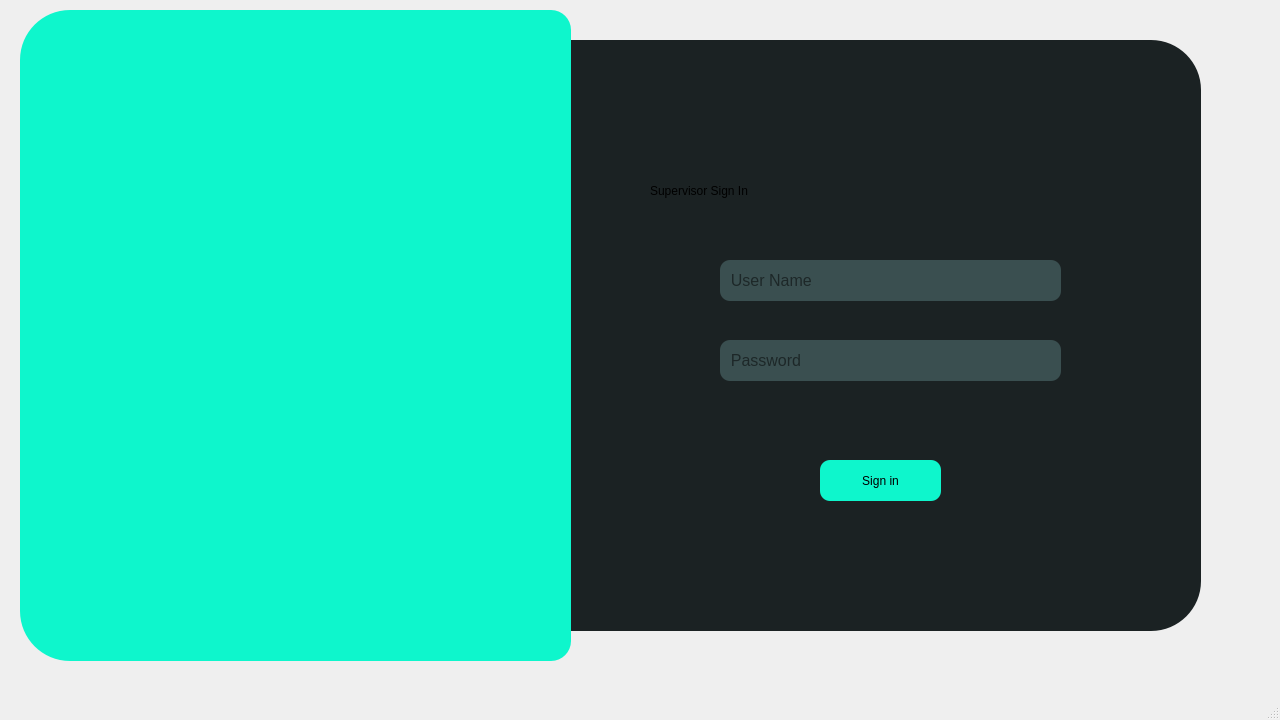
<?xml version="1.0" encoding="UTF-8"?>
<ui version="4.0">
 <class>MainWindow</class>
 <widget class="QMainWindow" name="MainWindow">
  <property name="geometry">
   <rect>
    <x>0</x>
    <y>0</y>
    <width>1280</width>
    <height>720</height>
   </rect>
  </property>
  <property name="minimumSize">
   <size>
    <width>1280</width>
    <height>720</height>
   </size>
  </property>
  <property name="maximumSize">
   <size>
    <width>1280</width>
    <height>720</height>
   </size>
  </property>
  <property name="sizeIncrement">
   <size>
    <width>1280</width>
    <height>720</height>
   </size>
  </property>
  <property name="baseSize">
   <size>
    <width>1280</width>
    <height>720</height>
   </size>
  </property>
  <property name="windowTitle">
   <string>MainWindow</string>
  </property>
  <property name="styleSheet">
   <string notr="true"/>
  </property>
  <widget class="QWidget" name="centralwidget">
   <property name="styleSheet">
    <string notr="true">
QPushButton #pushButton{
  background-color: qlineargradient(spread:pad, x1:0, y1:0.505682, x2:1, y2:0.477, stop:0 rgba(11, 131, 120, 219), stop: 1 rgba(85, 98, 112,
 226));
  color:rgba(255, 255, 255, 210);
  border-radius: 5px;
}
QPushButton#pushButton:hover{
  background-color: glineargradient(spread:pad, x1:0, y1:0.505682, x2:1, y2:0.477, stop:0 rgba(150, 123, 111, 219), stop: 1 rgba(85, 81, 84,
 226));
}
QPushButton #pushButton:pressed{
 padding-left:5px;
 padding-top:5px;
 background-color:rgba(150, 123, 111, 255);
}</string>
   </property>
   <widget class="QFrame" name="frame">
    <property name="geometry">
     <rect>
      <x>20</x>
      <y>10</y>
      <width>551</width>
      <height>651</height>
     </rect>
    </property>
    <property name="styleSheet">
     <string notr="true">background-color: qlineargradient(spread:pad, x1:0, y1:0, x2:0, y2:0, stop:0 rgba(14, 246, 204, 255), stop:1 rgba(255, 255, 255, 255));
border-top-left-radius: 50px;
border-bottom-left-radius: 50px;
border-top-right-radius: 20px;
border-bottom-right-radius: 20px;</string>
    </property>
    <property name="frameShape">
     <enum>QFrame::StyledPanel</enum>
    </property>
    <property name="frameShadow">
     <enum>QFrame::Raised</enum>
    </property>
   </widget>
   <widget class="QLineEdit" name="lineEdit_2">
    <property name="geometry">
     <rect>
      <x>720</x>
      <y>340</y>
      <width>341</width>
      <height>41</height>
     </rect>
    </property>
    <property name="font">
     <font>
      <pointsize>12</pointsize>
     </font>
    </property>
    <property name="styleSheet">
     <string notr="true">background-color: qlineargradient(spread:pad, x1:0, y1:0, x2:0, y2:0, stop:0 rgba(58, 79, 80, 255), stop:1 rgba(255, 255, 255, 255));
color: &quot;white&quot;;
border:none;
border-top-left-radius: 10px;
border-bottom-left-radius: 10px;
border-top-right-radius: 10px;
border-bottom-right-radius: 10px;</string>
    </property>
    <property name="text">
     <string/>
    </property>
    <property name="echoMode">
     <enum>QLineEdit::Password</enum>
    </property>
    <property name="placeholderText">
     <string>  Password</string>
    </property>
   </widget>
   <widget class="QLineEdit" name="lineEdit">
    <property name="geometry">
     <rect>
      <x>720</x>
      <y>260</y>
      <width>341</width>
      <height>41</height>
     </rect>
    </property>
    <property name="font">
     <font>
      <pointsize>12</pointsize>
     </font>
    </property>
    <property name="styleSheet">
     <string notr="true">background-color: qlineargradient(spread:pad, x1:0, y1:0, x2:0, y2:0, stop:0 rgba(58, 79, 80, 255), stop:1 rgba(255, 255, 255, 255));
color: &quot;white&quot;;
border:none;
border-top-left-radius: 10px;
border-bottom-left-radius: 10px;
border-top-right-radius: 10px;
border-bottom-right-radius: 10px;</string>
    </property>
    <property name="text">
     <string/>
    </property>
    <property name="placeholderText">
     <string>  User Name</string>
    </property>
   </widget>
   <widget class="QLabel" name="label">
    <property name="geometry">
     <rect>
      <x>650</x>
      <y>140</y>
      <width>481</width>
      <height>101</height>
     </rect>
    </property>
    <property name="styleSheet">
     <string notr="true">font: 40pt &quot;Arial Rounded MT Bold&quot;;
color: &quot;white&quot;;</string>
    </property>
    <property name="text">
     <string>Supervisor Sign In</string>
    </property>
   </widget>
   <widget class="QLabel" name="label_2">
    <property name="geometry">
     <rect>
      <x>570</x>
      <y>40</y>
      <width>631</width>
      <height>591</height>
     </rect>
    </property>
    <property name="font">
     <font>
      <stylestrategy>PreferAntialias</stylestrategy>
     </font>
    </property>
    <property name="autoFillBackground">
     <bool>false</bool>
    </property>
    <property name="styleSheet">
     <string notr="true">background-color: qlineargradient(spread:pad, x1:0, y1:0, x2:0, y2:0, stop:0 rgba(27, 34, 35, 255), stop:1 rgba(255, 255, 255, 255));
border-top-right-radius: 50px;
border-bottom-right-radius: 50px;</string>
    </property>
    <property name="text">
     <string/>
    </property>
   </widget>
   <widget class="QPushButton" name="pushButton_2">
    <property name="geometry">
     <rect>
      <x>1140</x>
      <y>60</y>
      <width>38</width>
      <height>38</height>
     </rect>
    </property>
    <property name="minimumSize">
     <size>
      <width>38</width>
      <height>38</height>
     </size>
    </property>
    <property name="maximumSize">
     <size>
      <width>38</width>
      <height>38</height>
     </size>
    </property>
    <property name="font">
     <font>
      <italic>false</italic>
      <bold>false</bold>
      <underline>false</underline>
      <kerning>true</kerning>
     </font>
    </property>
    <property name="cursor">
     <cursorShape>PointingHandCursor</cursorShape>
    </property>
    <property name="styleSheet">
     <string notr="true">QPushButton {
    border-radius:18px;
}

QPushButton:hover {
	background-color: rgb(0,0,0)

}
QPushButton:pressed {
    
	background-color: qlineargradient(spread:pad, x1:1, y1:1, x2:0, y2:0, stop:0 rgba(14, 246, 204, 255), stop:1 rgba(255, 255, 255, 255));
    color: black;
}
</string>
    </property>
    <property name="text">
     <string/>
    </property>
    <property name="icon">
     <iconset>
      <normaloff>Imagenes/CerrarButton.png</normaloff>Imagenes/CerrarButton.png</iconset>
    </property>
    <property name="iconSize">
     <size>
      <width>38</width>
      <height>41</height>
     </size>
    </property>
    <property name="checkable">
     <bool>false</bool>
    </property>
    <property name="autoDefault">
     <bool>false</bool>
    </property>
    <property name="default">
     <bool>false</bool>
    </property>
    <property name="flat">
     <bool>false</bool>
    </property>
   </widget>
   <widget class="QPushButton" name="pushButton_3">
    <property name="enabled">
     <bool>true</bool>
    </property>
    <property name="geometry">
     <rect>
      <x>820</x>
      <y>460</y>
      <width>121</width>
      <height>41</height>
     </rect>
    </property>
    <property name="font">
     <font>
      <italic>false</italic>
      <bold>false</bold>
      <underline>false</underline>
      <kerning>true</kerning>
     </font>
    </property>
    <property name="cursor">
     <cursorShape>PointingHandCursor</cursorShape>
    </property>
    <property name="autoFillBackground">
     <bool>false</bool>
    </property>
    <property name="styleSheet">
     <string notr="true">QPushButton {
    border-radius:10px;
    background-color: rgb(14, 246, 204);
}

QPushButton:hover {
	background-color: qlineargradient(spread:pad, x1:0, y1:0, x2:1, y2:1, stop:0 rgba(14, 246, 204, 255), stop:1 rgba(255, 255, 255, 255));
    color: black;
}

QPushButton:pressed {
    
	background-color: qlineargradient(spread:pad, x1:1, y1:1, x2:0, y2:0, stop:0 rgba(14, 246, 204, 255), stop:1 rgba(255, 255, 255, 255));
    color: black;
}</string>
    </property>
    <property name="text">
     <string>Sign in</string>
    </property>
    <property name="checkable">
     <bool>false</bool>
    </property>
    <property name="autoDefault">
     <bool>false</bool>
    </property>
    <property name="default">
     <bool>false</bool>
    </property>
    <property name="flat">
     <bool>false</bool>
    </property>
   </widget>
   <widget class="QPushButton" name="pushButton">
    <property name="geometry">
     <rect>
      <x>1120</x>
      <y>550</y>
      <width>51</width>
      <height>51</height>
     </rect>
    </property>
    <property name="minimumSize">
     <size>
      <width>50</width>
      <height>50</height>
     </size>
    </property>
    <property name="cursor">
     <cursorShape>PointingHandCursor</cursorShape>
    </property>
    <property name="styleSheet">
     <string notr="true">QPushButton {
    border-radius:20px;
}

QPushButton:hover {
	background-color: rgb(0,0,0)

}
QPushButton:pressed {
    
	background-color: qlineargradient(spread:pad, x1:1, y1:1, x2:0, y2:0, stop:0 rgba(14, 246, 204, 255), stop:1 rgba(255, 255, 255, 255));
    color: black;
}</string>
    </property>
    <property name="text">
     <string/>
    </property>
    <property name="icon">
     <iconset>
      <normaloff>Imagenes/SwitchButton.png</normaloff>Imagenes/SwitchButton.png</iconset>
    </property>
    <property name="iconSize">
     <size>
      <width>50</width>
      <height>50</height>
     </size>
    </property>
    <property name="flat">
     <bool>false</bool>
    </property>
   </widget>
   <widget class="QLabel" name="label_3">
    <property name="geometry">
     <rect>
      <x>720</x>
      <y>410</y>
      <width>411</width>
      <height>31</height>
     </rect>
    </property>
    <property name="styleSheet">
     <string notr="true">color: red;
font: 11pt &quot;Arial&quot;;</string>
    </property>
    <property name="text">
     <string/>
    </property>
   </widget>
   <zorder>label_2</zorder>
   <zorder>frame</zorder>
   <zorder>lineEdit_2</zorder>
   <zorder>lineEdit</zorder>
   <zorder>label</zorder>
   <zorder>pushButton_2</zorder>
   <zorder>pushButton_3</zorder>
   <zorder>pushButton</zorder>
   <zorder>label_3</zorder>
  </widget>
  <widget class="QMenuBar" name="menubar">
   <property name="geometry">
    <rect>
     <x>0</x>
     <y>0</y>
     <width>1280</width>
     <height>22</height>
    </rect>
   </property>
  </widget>
  <widget class="QStatusBar" name="statusbar"/>
 </widget>
 <resources/>
 <connections/>
</ui>
